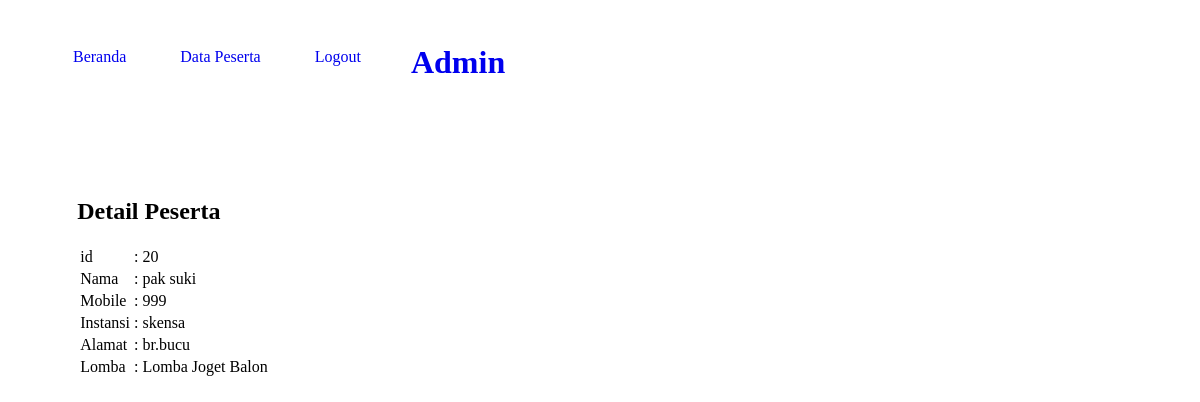
The app's page /detail-peserta.php?id=20 with its own data.
### tables this page shows
CREATE TABLE `pendaftar` (
  `id` int(11) NOT NULL,
  `name` varchar(255) NOT NULL,
  `mobile` varchar(15) NOT NULL,
  `instansi` varchar(255) NOT NULL,
  `alamat` varchar(255) NOT NULL,
  `lomba` varchar(255) NOT NULL
);

### detail-peserta.php (the view, shortened to what this page needs)
<?php
    include 'koneksi.php';
    $peserta = mysqli_query($conn, "SELECT * FROM pendaftar WHERE id = '".$_GET['id']."' ");
    $p = mysqli_fetch_object($peserta);
?>
<!DOCTYPE html>
<html lang="en">
<head>
    <link rel="stylesheet" href="style.css">
</head>
<body>
    <header>
        <h1><a href="index.php">Admin</a></h1>
        <ul>
            <li><a href="index.php">Beranda</a></li>
            <li><a href="data-peserta.php">Data Peserta</a></li>
            <li><a href="logout.php">Logout</a></li>
</header>
<section class="content">
    <h2>Detail Peserta</h2>
    <div class="box">
        <table class"table-data" border="0">
            <tr>
                <td>id</td>
                <td>:</td>
                <td><?php echo $p->id ?>
            </td>
            </tr>
            <tr>
                <td>Nama</td>
                <td>:</td>
                <td><?php echo $p->name ?></td>
            </tr>
            <tr>
                <td>Mobile</td>
                <td>:</td>
                <td><?php echo $p->mobile ?></td>
            </tr>
            <tr>
                <td>Instansi</td>
                <td>:</td>
                <td><?php echo $p->instansi ?></td>
            </tr>
            <tr>
                <td>Alamat</td>
                <td>:</td>
                <td><?php echo $p->alamat ?></td>
            </tr>
            <tr>
                <td>Lomba</td>
                <td>:</td>
                <td><?php echo $p->lomba ?></td>
            </tr>
        </table>
    </div>
</section>

### style.css (style rules this page uses)
html, body { height: 100%; background-color: white !important; }
header { background-color: #fff; }
header::after { content: ""; display: block; clear: both; }
header h1 { padding: 15px 25px; display: inline-block; }
header ul { float: left; }
header ul li { padding: 24px 25px; display: inline-block; }
a { text-decoration: none; }
.content { width: 90%; padding: 10px; box-sizing: border-box; margin: 50px auto; }

### records on screen
pendaftar: id "20", name "pak suki", mobile "999", instansi "skensa", alamat "br.bucu", lomba "Lomba Joget Balon"
